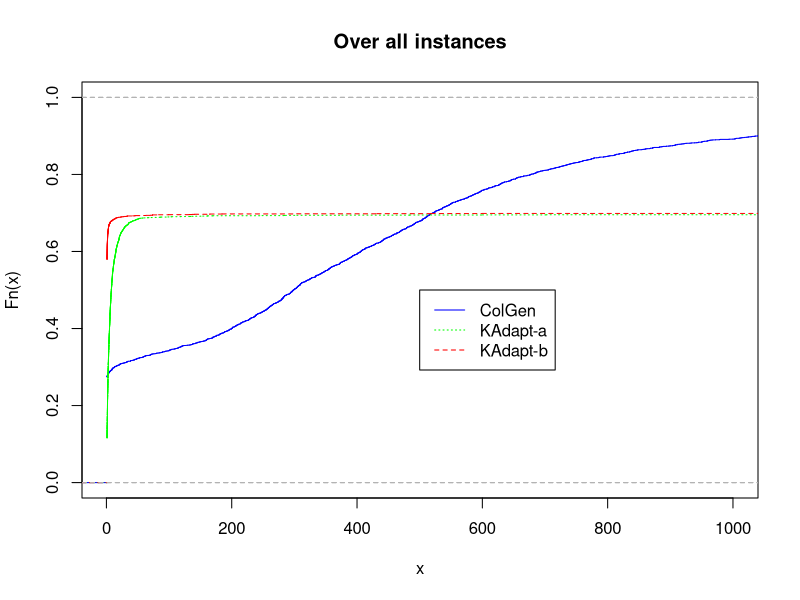
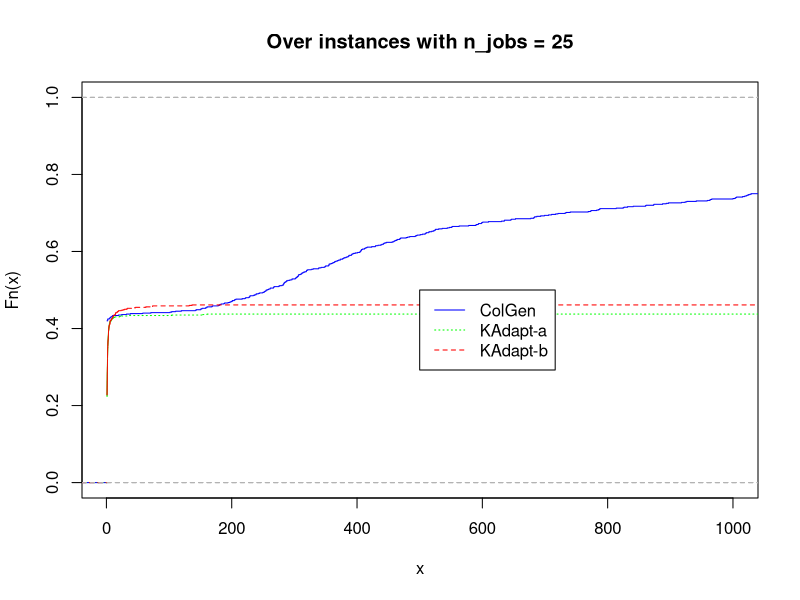
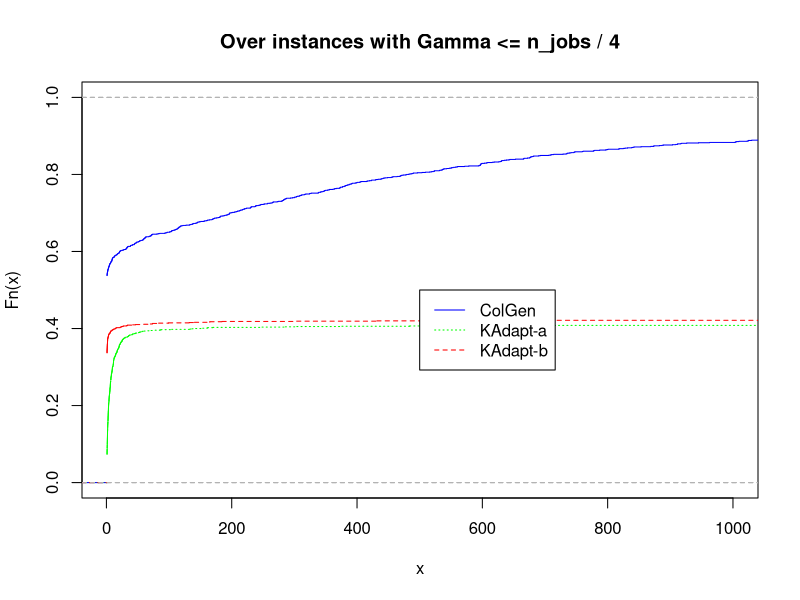
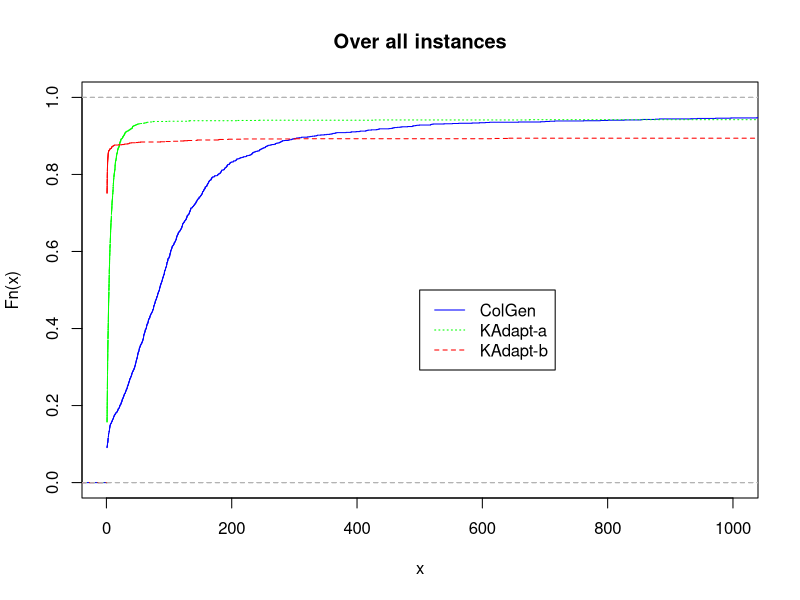
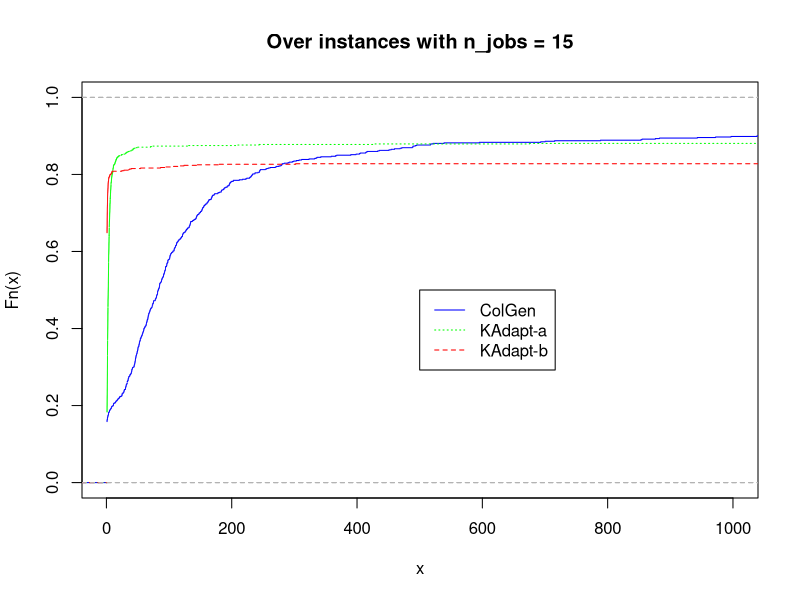
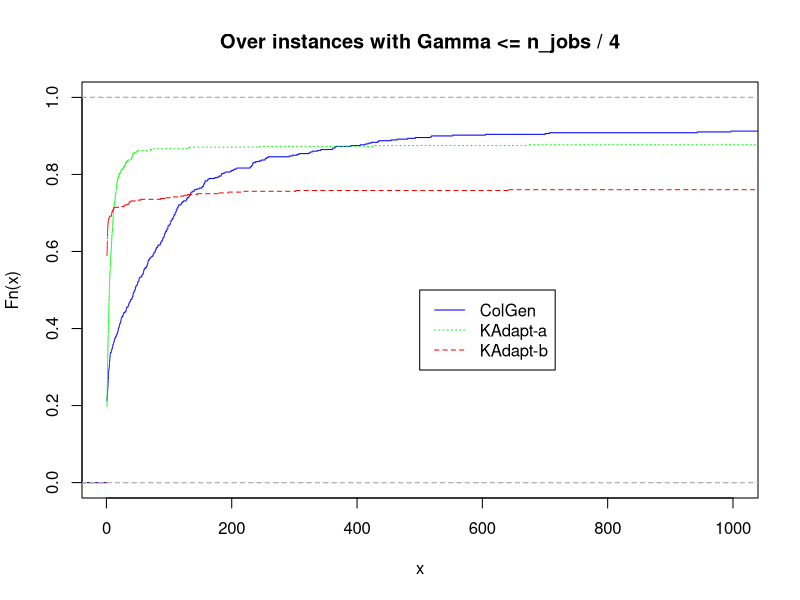

These figures' R source, in order:
## ---- chunk 1
library(rmarkdown)
library(kableExtra)
## ---- chunk 2
all_results = read.csv("results.csv", na.strings = "")
## ---- chunk 3
paged_table(all_results)
## ---- chunk 4
all_results[all_results$cpu > 3600, ] = 3600
## ---- chunk 5
problem1 = all_results[all_results$problem == 1,]
problem2 = all_results[all_results$problem == 2,]
## ---- chunk 6
create_approach = function(problem, approach) {
  result = problem[problem$approach == approach & problem$rule_for_branching == 'default',]
  result = result[,!names(result) %in% c("approach", "problem", "rule_for_branching", "quality", "n_active_col")]
  rownames(result) = NULL
  return (result)
}
## ---- chunk 7
colgen1 = create_approach(problem1, 'colgen')
kadapt1_a = create_approach(problem1, 'kadapt-a')
kadapt1_b = create_approach(problem1, 'kadapt-b')
## ---- chunk 8
colgen2 = create_approach(problem2, 'colgen')
colgen3 = create_approach(problem2, 'colgen-ext')
kadapt2_a = create_approach(problem2, 'kadapt-a')
kadapt2_b = create_approach(problem2, 'kadapt-b')
## ---- chunk 9
estimate_k_star = function(exact_method, k_adaptability) {
  
  # We first merge the exact method with the K-adaptability approach
  k_stars = merge(exact_method, k_adaptability, by = c("instance", "gamma"), all.y = TRUE)
  
  # We only keep those values of K which trigger the stopping condition
  k_stars = k_stars[
      # - (P_K)^* <= (P)^*, t(P) <= T, t(P_K) <= T
        (k_stars$objective.y <= k_stars$objective.x + 1e-3 & k_stars$time.x < 3600 & k_stars$time.y < 3600)
      |
      # - (P_K)^* <= (P)^*, t(P) > T, t(P_K) <= T
        (k_stars$objective.y <= k_stars$objective.x + 1e-3 & k_stars$time.x >= 3600 & k_stars$time.y < 3600)
      |
      # - t(P) <= P, t(P_K) > T
        (k_stars$time.x < 3600 & k_stars$time.y >= 3600)
      |
      # - t(P) > T, t(P_K) > T
        (k_stars$time.x >= 3600 & k_stars$time.y >= 3600)
    , 
      c("instance", "gamma", "k.y")
  ]
  
  # We rename k.y as k
  colnames(k_stars)[3] = "k"
  
  # Keep only the first (instance, gamma, k) which triggered the stopping criteria
  k_stars = k_stars[order(k_stars$instance, k_stars$gamma, k_stars$k),]
  k_stars = k_stars[!duplicated(( k_stars[,c("instance", "gamma")] )),]
  
  return (k_stars)
}
## ---- chunk 10
k_star1_a = estimate_k_star(colgen1, kadapt1_a)
k_star1_b = estimate_k_star(colgen1, kadapt1_b)
k_star2_a = estimate_k_star(colgen2, kadapt2_a)
k_star2_b = estimate_k_star(colgen2, kadapt2_b)
## ---- chunk 11
create_optimal_kadapt = function(k_adaptability, k_star) {
  opt_kadapt = merge(k_adaptability, k_star, by = c("instance", "gamma", "k"))
  return(opt_kadapt)
}
## ---- chunk 12
opt_kadapt1_a = create_optimal_kadapt(kadapt1_a, k_star1_a)
opt_kadapt1_b = create_optimal_kadapt(kadapt1_b, k_star1_b)
opt_kadapt2_a = create_optimal_kadapt(kadapt2_a, k_star2_a)
opt_kadapt2_b = create_optimal_kadapt(kadapt2_b, k_star2_b)
## ---- chunk 13
compute_mean_times_by_group = function(data) {
  
  mean_times = aggregate(data$time, list(data$n_jobs, data$gamma), mean)
  colnames(mean_times) = c("n_jobs", "gamma", "time")
  
  mean_times = mean_times[order(mean_times$n_jobs, mean_times$gamma),]
  rownames(mean_times) = NULL
  
  return(mean_times)
}
## ---- chunk 14
mean_times_colgen1 = compute_mean_times_by_group(colgen1)
mean_times_kadapt1_a = compute_mean_times_by_group(opt_kadapt1_a)
mean_times_kadapt1_b = compute_mean_times_by_group(opt_kadapt1_b)

mean_times_colgen2 = compute_mean_times_by_group(colgen2)
mean_times_colgen3 = compute_mean_times_by_group(colgen3)
mean_times_kadapt2_a = compute_mean_times_by_group(opt_kadapt2_a)
mean_times_kadapt2_b = compute_mean_times_by_group(opt_kadapt2_b)
## ---- chunk 15
compute_number_unsolved_by_group = function(data) {
  unsolved = aggregate(data$time >= 3600, list(data$n_jobs, data$gamma), sum)
  colnames(unsolved) = c("n_jobs", "gamma", "unsolved")
  
  total = aggregate(data$instance, list(data$n_jobs, data$gamma), length)
  colnames(total) = c("n_jobs", "gamma", "total")
  
  unsolved$unsolved = unsolved$unsolved / total$total * 100
  
  unsolved = unsolved[order(unsolved$n_jobs, unsolved$gamma),]
  rownames(unsolved) = NULL
  
  return(unsolved)
}
## ---- chunk 16
unsolved_colgen1 = compute_number_unsolved_by_group(colgen1)
unsolved_kadapt1_a = compute_number_unsolved_by_group(opt_kadapt1_a)
unsolved_kadapt1_b = compute_number_unsolved_by_group(opt_kadapt1_b)

unsolved_colgen2 = compute_number_unsolved_by_group(colgen2)
unsolved_colgen3 = compute_number_unsolved_by_group(colgen3)
unsolved_kadapt2_a = compute_number_unsolved_by_group(opt_kadapt2_a)
unsolved_kadapt2_b = compute_number_unsolved_by_group(opt_kadapt2_b)
## ---- chunk 17
compute_fastest_approach = function(t_colgen, t_kadapta, t_kadaptb) {
  
  fastest = merge(t_colgen, t_kadapta, by = c("instance", "gamma"))
  fastest = fastest[,c("instance", "gamma", "n_jobs.x", "time.x", "time.y")]
  colnames(fastest) = c("instance", "gamma", "n_jobs", "time_colgen", "time_kadapt_a")
  
  fastest = merge(fastest, t_kadaptb, by = c("instance", "gamma"))
  fastest = fastest[,c("instance", "gamma", "n_jobs.x", "time_colgen", "time_kadapt_a", "time")]
  colnames(fastest)[3] = "n_jobs"
  colnames(fastest)[6] = "time_kadapt_b"
  
  fastest$best_time = apply(fastest[,c("time_colgen", "time_kadapt_a", "time_kadapt_b")], 1, FUN = min)
  
  fastest$best_is_colgen = fastest$time_colgen == fastest$best_time
  fastest$best_is_kadapt_a = fastest$time_kadapt_a == fastest$best_time
  fastest$best_is_kadapt_b = fastest$time_kadapt_b == fastest$best_time
  
  return(fastest)
}

fastest1 = compute_fastest_approach(colgen1, opt_kadapt1_a, opt_kadapt1_b)
fastest2 = compute_fastest_approach(colgen2, opt_kadapt2_a, opt_kadapt2_b)
## ---- chunk 18
compute_fastest_approach_by_group = function(fastest) {
  
  fastest = aggregate(fastest[,c("best_is_colgen", "best_is_kadapt_a", "best_is_kadapt_b")], by = list(fastest$n_jobs, fastest$gamma), sum)
  
  fastest[,3:5] = fastest[,3:5] / rowSums(fastest[,3:5]) * 100
  
  colnames(fastest) = c("n_jobs", "gamma", "best_is_colgen", "best_is_kadapt_a", "best_is_kadapt_b")
  
  fastest = fastest[order(fastest$n_jobs, fastest$gamma),]
  rownames(fastest) = NULL
  
  return (fastest);
}
## ---- chunk 19
fastest_by_group1 = compute_fastest_approach_by_group(fastest1)
fastest_by_group2 = compute_fastest_approach_by_group(fastest2)
## ---- chunk 20
Table41 = cbind(unsolved_kadapt1_a,
      unsolved_kadapt1_b$unsolved,
      unsolved_colgen1$unsolved,
      mean_times_kadapt1_a$time,
      mean_times_kadapt1_b$time,
      mean_times_colgen1$time,
      fastest_by_group1$best_is_kadapt_a,
      fastest_by_group1$best_is_kadapt_b,
      fastest_by_group1$best_is_colgen
    )
## ---- chunk 21
knitr::kable(Table41, 
               digits = c(0, 0, 2, 2, 2, 2, 2, 2, 2, 2, 2), 
               col.names = c("$|\\mathcal J|$", "$\\Gamma$", "KAdapt1-a", "KAdapt1-b", "ColGen1", "KAdapt1-a", "KAdapt1-b", "ColGen1", "KAdapt1-a", "KAdapt1-b", "ColGen1"),
               caption = "Table 4.1"
             ) %>%
      kable_classic() %>%
      add_header_above(c(" " = 2, "Unsolved" = 3, "Time" = 3, "Fastest" = 3))
## ---- chunk 22
Table44 = cbind(unsolved_kadapt2_a,
      unsolved_kadapt2_b$unsolved,
      unsolved_colgen2$unsolved,
      mean_times_kadapt2_a$time,
      mean_times_kadapt2_b$time,
      mean_times_colgen2$time,
      fastest_by_group2$best_is_kadapt_a,
      fastest_by_group2$best_is_kadapt_b,
      fastest_by_group2$best_is_colgen
    )
## ---- chunk 23
knitr::kable(Table44, 
               digits = c(0, 0, 2, 2, 2, 2, 2, 2, 2, 2, 2), 
               col.names = c("$|\\mathcal J|$", "$\\Gamma$", "KAdapt1-a", "KAdapt1-b", "ColGen1", "KAdapt1-a", "KAdapt1-b", "ColGen1", "KAdapt1-a", "KAdapt1-b", "ColGen1"),
               caption = "Table 4.4"
             ) %>%
      kable_classic() %>%
      add_header_above(c(" " = 2, "Unsolved" = 3, "Time" = 3, "Fastest" = 3))
## ---- chunk 24
plot_performance_profile = function(fastest, title = "Performance profile") {
  
  perf_colgen = fastest$time_colgen / fastest$best_time
  perf_kadapt_a = fastest$time_kadapt_a / fastest$best_time
  perf_kadapt_b = fastest$time_kadapt_b / fastest$best_time
  
  max_perf = max( max(perf_colgen), max(perf_kadapt_a), max(perf_kadapt_b) ) + 1

  perf_colgen[fastest$time_colgen >= 3600] = max_perf
  perf_kadapt_a[fastest$time_kadapt_a >= 3600] = max_perf
  perf_kadapt_b[fastest$time_kadapt_b >= 3600] = max_perf
  
  perf_profile_colgen = ecdf(perf_colgen)
  perf_profile_kadapt_a = ecdf(perf_kadapt_a)
  perf_profile_kadapt_b = ecdf(perf_kadapt_b)
  
  xlim = c(1, 1000)
  ylim = c(0, 1)
  
  plot(perf_profile_colgen, col = "blue", xlim = xlim, ylim = ylim, lty = "solid", cex = 0, main = title)
  lines(perf_profile_kadapt_a, col = "green", xlim = xlim, ylim = ylim, lty = "dotted", cex = 0)
  lines(perf_profile_kadapt_b, col = "red", xlim = xlim, ylim = ylim, lty = "dashed", cex = 0)
  
  legend(
    500, .5, legend = c("ColGen", "KAdapt-a", "KAdapt-b"), col = c("blue", "green", "red"), lty = c("solid", "dotted", "dashed")
  )
}
## ---- chunk 25
plot_performance_profile(fastest1, title = "Over all instances")
plot_performance_profile(fastest1[fastest1$n_jobs == 25,], title = "Over instances with n_jobs = 25")
plot_performance_profile(fastest1[fastest1$gamma <= fastest1$n_jobs / 4,], title = "Over instances with Gamma <= n_jobs / 4")
## ---- chunk 26
plot_performance_profile(fastest2, title = "Over all instances")
plot_performance_profile(fastest2[fastest2$n_jobs == 15,], title = "Over instances with n_jobs = 15")
plot_performance_profile(fastest2[fastest2$gamma <= fastest2$n_jobs / 4,], title = "Over instances with Gamma <= n_jobs / 4")
## ---- chunk 27
compute_feasible_found_by_group = function(data, n_jobs) {
  
  data = data[data$time >= 3600 & data$n_jobs == n_jobs,]
  
  feasible_found = aggregate(is.finite(data$gap) & data$gap > 1e-4, by = list(data$gamma), sum)
  colnames(feasible_found) = c("gamma", "feasible_found")
  
  total = aggregate(data$instance, by = list(data$gamma), length)
  colnames(total) = c("gamma", "total")
  
  feasible_found$feasible_found = feasible_found$feasible_found / total$total * 100
  
  return (feasible_found)
  
}
## ---- chunk 28
feasible_found_colgen1 = compute_feasible_found_by_group(colgen1, 25)
feasible_found_kadapt1_a = compute_feasible_found_by_group(kadapt1_a, 25)
feasible_found_kadapt1_b = compute_feasible_found_by_group(kadapt1_b, 25)
## ---- chunk 29
Table42 = cbind(
  feasible_found_kadapt1_a,
  feasible_found_kadapt1_b$feasible_found,
  feasible_found_colgen1$feasible_found
)
## ---- chunk 30
knitr::kable(Table42, 
               digits = c(0, 2, 2, 2), 
               col.names = c("$\\Gamma$", "KAdapt1-a", "KAdapt1-b", "ColGen1") ) %>%
      kable_classic() %>%
      add_header_above(c(" " = 1, "Feasible solutions found (%)" = 3))
## ---- chunk 31
compute_approximation_cost = function(colgen, k_adaptability, k_star) {
  
  # Merge results from colgen with those obtained by K-adaptability
  data = merge(colgen, k_adaptability, by = c("instance", "gamma"), all.y = TRUE)
  data = data[,c("instance", "gamma", "time.x", "time.y", "objective.x", "objective.y", "k.y")]
  colnames(data) = c("instance", "gamma", "time_colgen", "time_kadapt", "obj_colgen", "obj_kadapt", "k")
  
  # Only consider those instances where both methods have converged
  data = data[data$time_colgen < 3600 & data$time_kadapt < 3600,]
  
  # Merge the resulting with the estimates of K^*
  data = merge(data, k_star, by = c("instance", "gamma"), all.x = TRUE)
  colnames(data)[7] = "k"
  colnames(data)[8] = "k_star"
  
  # Only consider those rows with K <= K^*
  data = data[data$k <= data$k_star,]
  
  # Compute approximation gap
  data$approximation_cost = (data$obj_kadapt - data$obj_colgen) / data$obj_colgen * 100
  
  # Compute time ratio
  data$time_ratio = data$time_kadapt / data$time_colgen

  return (data)  
}
## ---- chunk 32
approximation_costs1a = compute_approximation_cost(colgen1, kadapt1_a, k_star1_a)
approximation_costs2a = compute_approximation_cost(colgen2, kadapt2_a, k_star2_a)
## ---- chunk 33
compute_approximation_cost_by_group = function(approximation_cost) {
  
  # Compute mean of approximation_cost and time_ratio
  result = aggregate(approximation_cost[,c("approximation_cost", "time_ratio")], by = list(approximation_cost$k_star, approximation_cost$k), mean)
  colnames(result)[1:2] = c("k_star", "k")
  
  # Count instances in each category
  total = aggregate(approximation_cost$instance, by = list(approximation_cost$k_star, approximation_cost$k), length)
  result$total = total[[3]]
  
  result = result[order(result$k_star, result$k),]
  rownames(result) = NULL
  
  return (result)
  
}
## ---- chunk 34
Table43 = compute_approximation_cost_by_group(approximation_costs1a)
Table45 = compute_approximation_cost_by_group(approximation_costs2a)
## ---- chunk 35
knitr::kable(Table43, 
               digits = c(0, 0, 2, 2, 0), 
               col.names = c("$K^*$", "$K$", "Approximation gap (%)", "Time ratio", "# Instances") ) %>%
      kable_classic()
## ---- chunk 36
knitr::kable(Table45, 
               digits = c(0, 0, 2, 2, 0), 
               col.names = c("$K^*$", "$K$", "Approximation gap (%)", "Time ratio", "# Instances") ) %>%
      kable_classic()
## ---- chunk 37
compute_fixed_order_costs = function(t_colgen1, t_colgen2) {
  
  result = merge(t_colgen1, t_colgen2, by = c("instance", "gamma"))
  result = result[,c("instance", "gamma", "n_jobs.x", "objective.x", "objective.y", "time.x", "time.y")]
  colnames(result)[3:7] = c("n_jobs", "obj_colgen1", "obj_colgen2", "time_colgen1", "time_colgen2")
  
  result = result[result$time_colgen1 < 3600 & result$time_colgen2 < 3600,]
  
  result$gap = (result$obj_colgen2 - result$obj_colgen1) / result$obj_colgen1 * 100
  
  return (result)
}
## ---- chunk 38
fixed_order_costs = compute_fixed_order_costs(colgen1, colgen2)
## ---- chunk 39
compute_fixed_order_costs_by_group = function(t_fixed_order_costs) {
  
  result = aggregate(t_fixed_order_costs[,c("obj_colgen1", "obj_colgen2", "gap")], by = list(t_fixed_order_costs$n_jobs, t_fixed_order_costs$gamma), mean)
  colnames(result)[1:2] = c("n_jobs", "gamma")
  
  total = aggregate(t_fixed_order_costs$instance, by = list(t_fixed_order_costs$n_jobs, t_fixed_order_costs$gamma), length)
  result$total = total[[3]]
  
  result = result[order(result$n_jobs, result$gamma),]
  rownames(result) = NULL
  
  return (result)
}
## ---- chunk 40
Table46 = compute_fixed_order_costs_by_group(fixed_order_costs)
## ---- chunk 41
knitr::kable(Table46, 
               digits = c(0, 0, 2, 2, 2, 0), 
               col.names = c("$|\\mathcal J|$", "$\\Gamma$", "Free (ColGen1)", "Fixed order (ColGen2)", "Gap (%)", "# Instances"),
               caption = "Table 4.6"
             ) %>%
      kable_classic() %>%
      add_header_above(c(" " = 2, "Objective cost" = 2, " " = 2))
